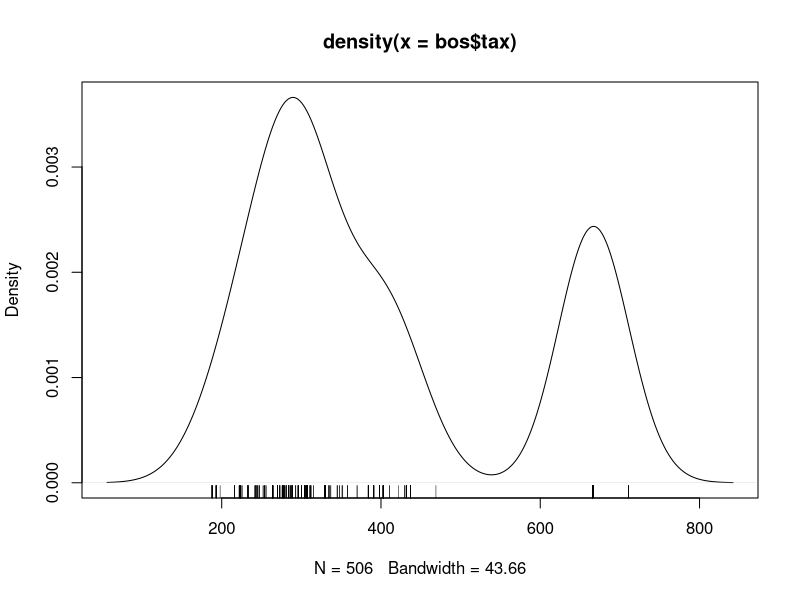
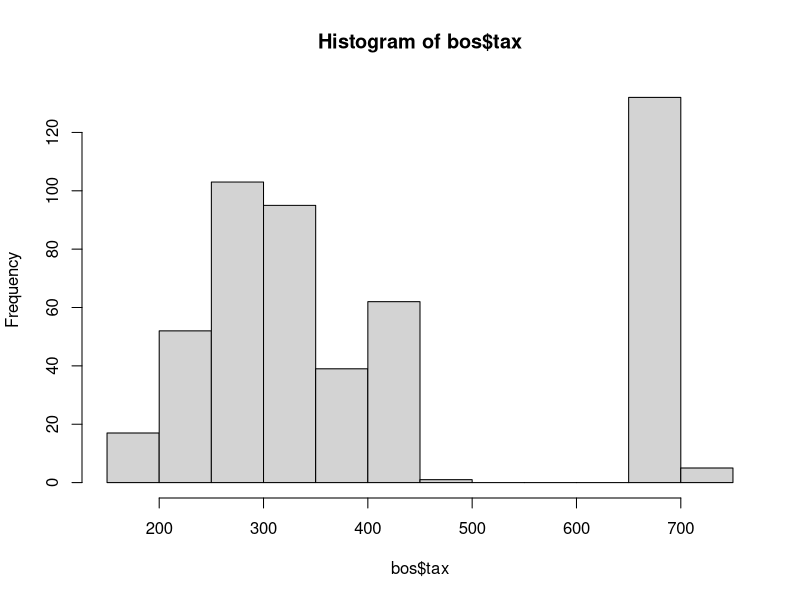
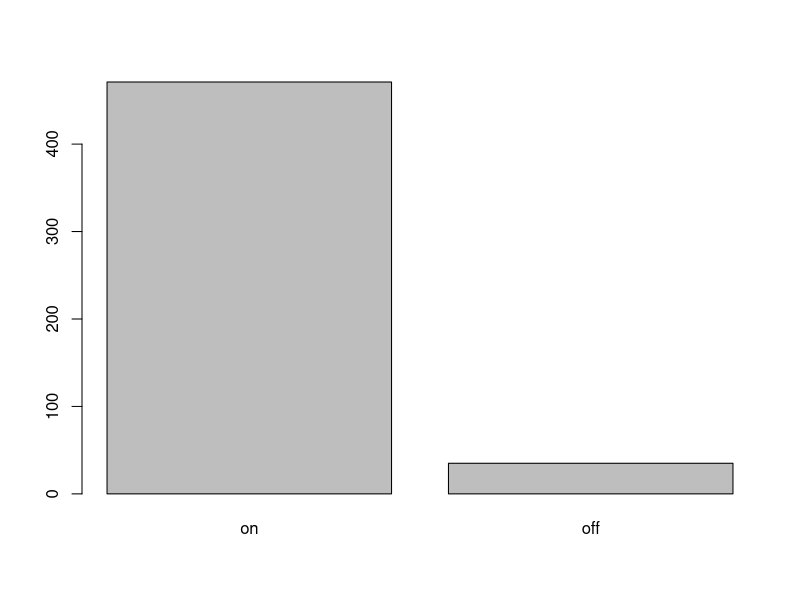
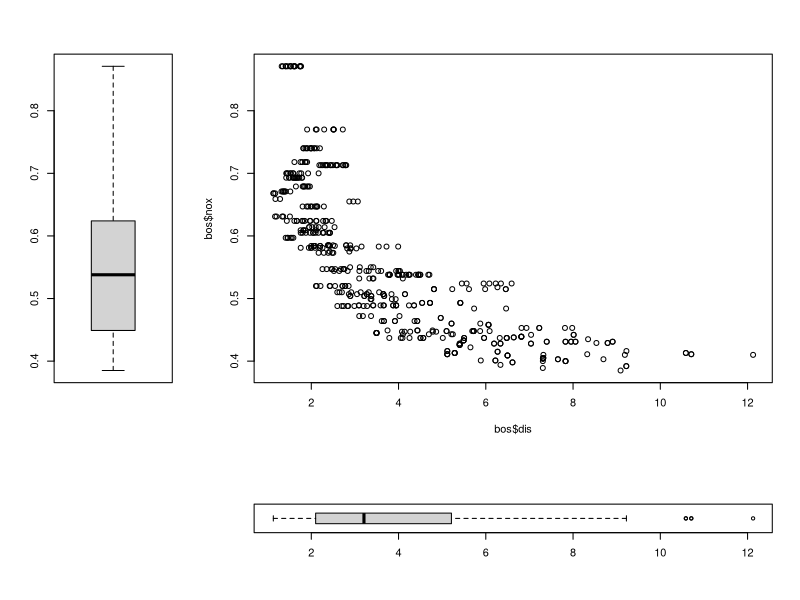
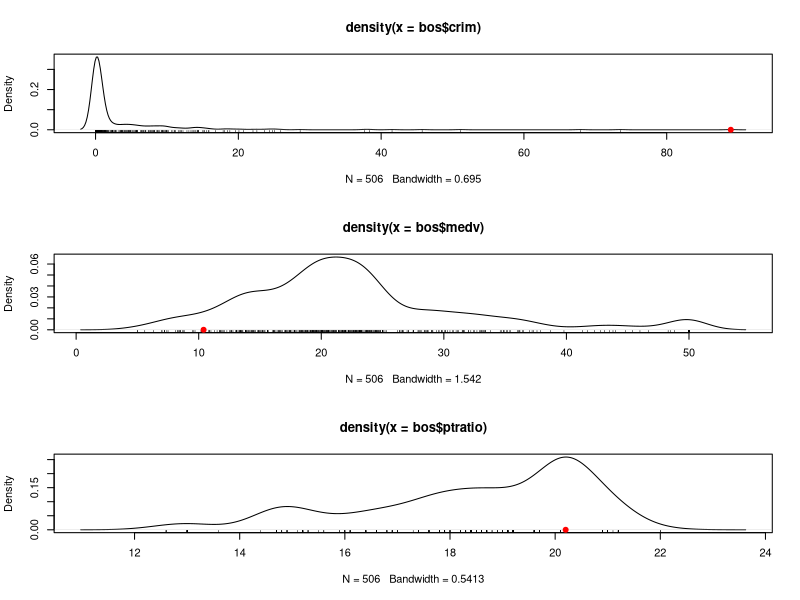

Here is the R script that generated these plots, in order:
## ---- chunk 1
require("MASS")
## ---- chunk 2
bos <- Boston
bos$chas <- factor(bos$chas, levels = c(0, 1), labels = c("on", "off"))
## ---- chunk 3
str(bos)
## ---- chunk 4
plot(density(bos$tax))
rug(bos$tax)
## ---- chunk 5
hist(bos$tax)
## ---- chunk 6
length(bos$tax[bos$tax > 600])
## ---- chunk 7
barplot(table(bos$chas))
## ---- chunk 8
length(bos$chas[bos$chas == "on"])
## ---- chunk 9
m <- matrix(data = c(2, 1, 1, 1, 2, 1, 1, 1, 2, 1, 1, 1, 0, 3, 3, 3), nrow = 4, ncol = 4, byrow = TRUE)
layout(m)
plot(x = bos$dis, y = bos$nox)
boxplot(bos$nox)
boxplot(bos$dis, horizontal = TRUE)
## ---- chunk 10
par(mfrow = c(3,1))
bos[which.max(bos$crim) , ]
plot(density(bos$crim))
rug(bos$crim)
points(x = bos$crim[which.max(bos$crim)], y = 0, col = "red", pch = 19)
plot(density(bos$medv))
rug(bos$medv)
points(x = bos$medv[which.max(bos$crim)], y = 0, pch = 19, col = "red")
plot(density(bos$ptratio))
rug(bos$ptratio)
points(x = bos$ptratio[which.max(bos$crim)], y = 0, pch = 19, col = "red")
